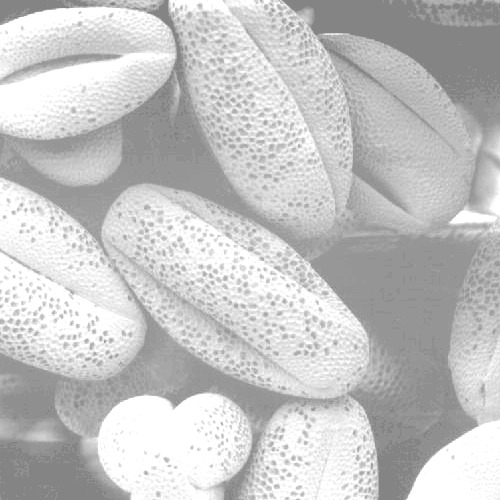
#> input picture AssignmentTwo/lab2_images/top_left.tif, 500 x 500 px
$ python 2.py
#> lines starting #> are read from the running program, lines starting #| are printed output that depends on the picture
import cv2
import matplotlib.pyplot as plt

# Write a function, generateHistogram, which generates the histogram of an image. The
# function should take an image data array (with pixel values in the range 0 – 255) as its only
# parameter and return an array containing the histogram of the image. The histogram can be
# displayed using the built in plotting function. Use this new function to generate and display
# histograms for the following images.


def generate_histogram(orig):
    hist = [0] * 256
    for i in range(orig.shape[0]):
        for j in range(orig.shape[1]):
            hist[orig[i][j]] = hist[orig[i][j]] + 1
    return hist

img1 = cv2.imread('lab2_images/top_left.tif', cv2.IMREAD_GRAYSCALE)
#> img1 is the input picture: shape (500, 500); min 132, max 255, mean 196.4
img2 = cv2.imread('lab2_images/bottom_left.tif', cv2.IMREAD_GRAYSCALE)
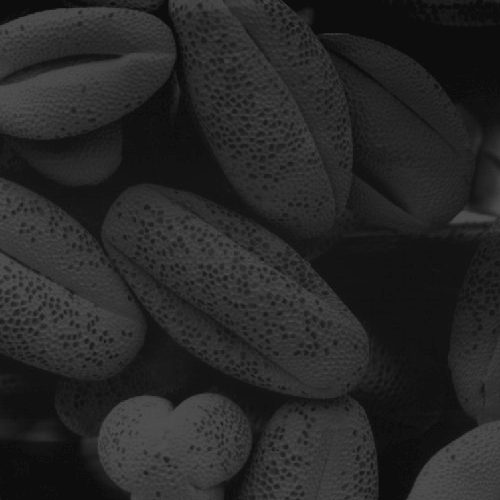
#> input picture AssignmentTwo/lab2_images/bottom_left.tif, 500 x 500 px
#> img2 is the input picture: shape (500, 500); min 13, max 83, mean 38.7
img3 = cv2.imread('lab2_images/2nd_from_top.tif', cv2.IMREAD_GRAYSCALE)
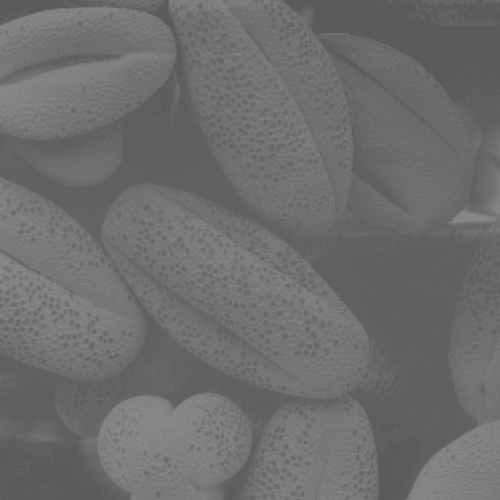
#> input picture AssignmentTwo/lab2_images/2nd_from_top.tif, 500 x 500 px
#> img3 is the input picture: shape (500, 500); min 91, max 138, mean 109.1

fig = plt.figure(figsize=(20, 12))
generated_hist1 = generate_histogram(img1)
#> after the loop in generate_histogram, `for i in range(orig.shape[0]):`: hist = 256 values, max 28659 at index 255, min 0 at index 0, mean 976.6
#> generated_hist1 has the same summary as hist in generate_histogram
x = range(len(generated_hist1))
fig.add_subplot(2, 2, 1)
plt.bar(x, generated_hist1, 1, color="blue")
generated_hist2 = generate_histogram(img2)
#> generated_hist2 = 256 values, max 17718 at index 13, min 0 at index 0, mean 976.6
fig.add_subplot(2, 2, 2)
plt.bar(x, generated_hist2, 1 / 1.5, color="red")
generated_hist3 = generate_histogram(img3)
#> generated_hist3 = 256 values, max 19078 at index 96, min 0 at index 0, mean 976.6
fig.add_subplot(2, 2, 3)
plt.bar(x, generated_hist3, 1 / 1.5, color="green")
plt.show()
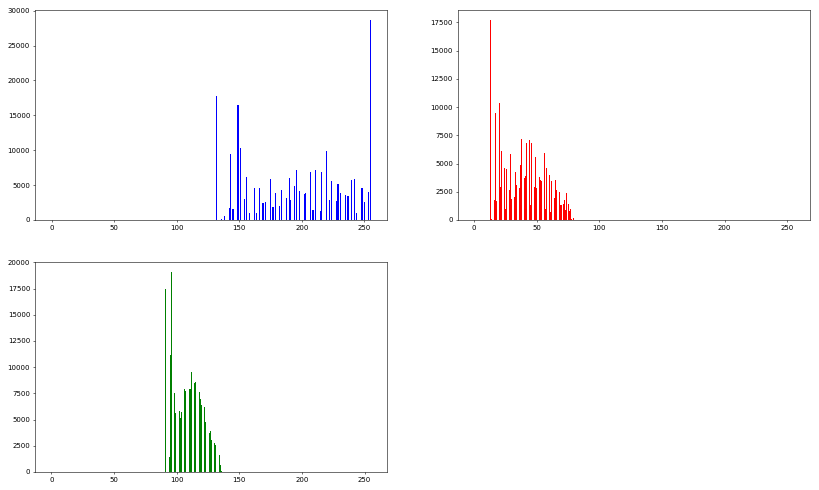
#> figure drawn by matplotlib, 3 panels; panel 1: tallest bar 28659 high, from x = 254.5 to 255.5; panel 2: tallest bar 17718 high, from x = 12.67 to 13.33; panel 3: tallest bar 19078 high, from x = 95.67 to 96.33
